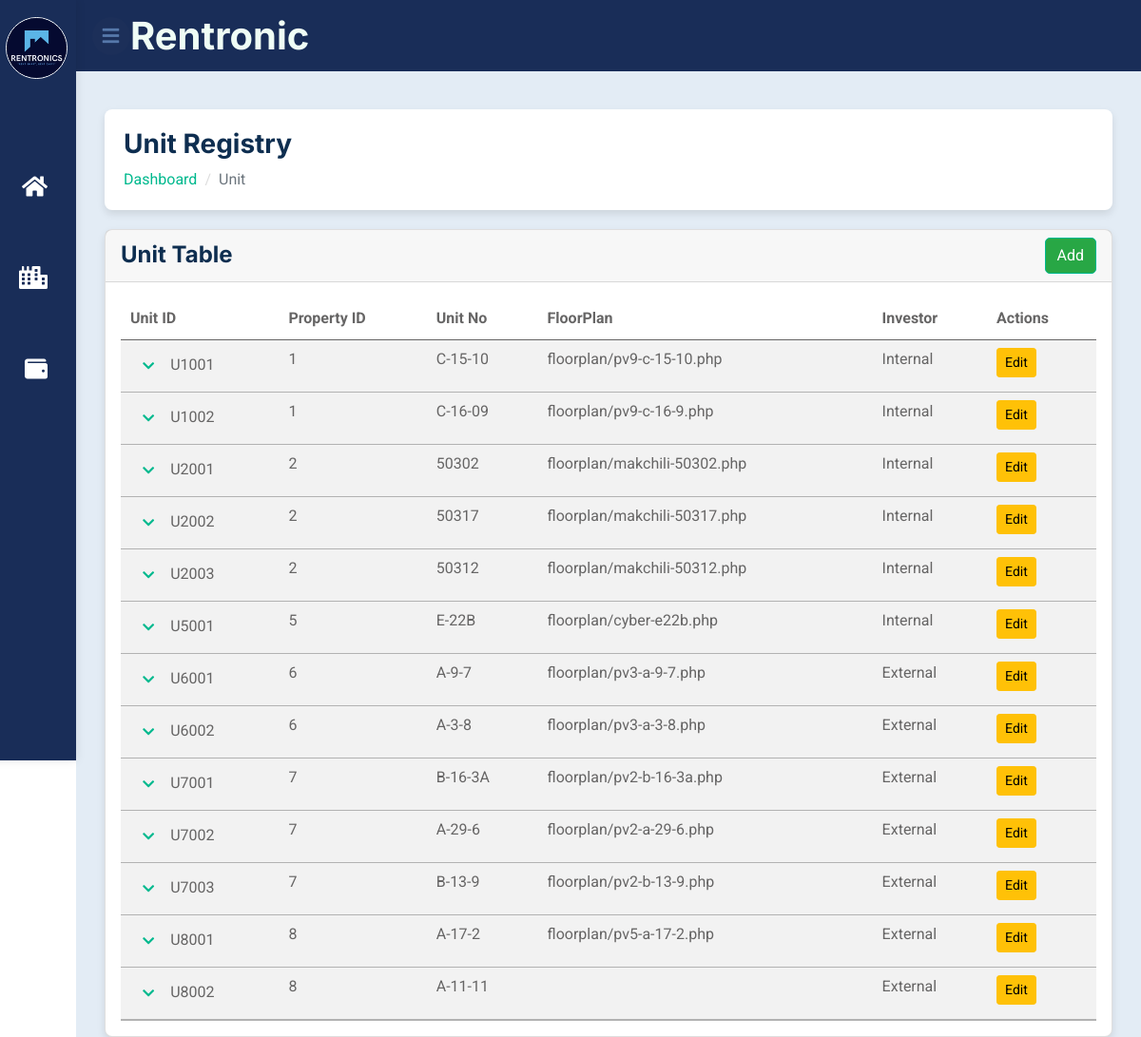
Page /module-property/unit/unittable.php (signed in) on the committed database.
### tables this page shows
CREATE TABLE `unit` (
  `UnitID` varchar(6) NOT NULL,
  `PropertyID` varchar(6) NOT NULL,
  `UnitNo` varchar(255) NOT NULL,
  `FloorPlan` varchar(255) DEFAULT NULL,
  `Investor` varchar(255) DEFAULT NULL,
  `UnitType` varchar(50) DEFAULT NULL,
  `OccupancyStatus` varchar(50) DEFAULT 'Available',
  `CreatedAt` datetime DEFAULT CURRENT_TIMESTAMP,
  `UpdatedAt` datetime DEFAULT CURRENT_TIMESTAMP ON UPDATE CURRENT_TIMESTAMP
);

### module-property/unit/unittable.php (the view, shortened to what this page needs)
<?php
require_once __DIR__ . '/../../module-auth/dbconnection.php';
?>
<!DOCTYPE html>
<html lang="en">
<head>
    <link href="https://cdnjs.cloudflare.com/ajax/libs/font-awesome/5.10.0/css/all.min.css" rel="stylesheet">
    <link href="https://cdn.jsdelivr.net/npm/bootstrap-icons@1.4.1/font/bootstrap-icons.css" rel="stylesheet">
    <link rel="stylesheet" href="/rentronics/assets/css/feathericon.min.css">
    <link href="https://cdn.datatables.net/1.11.5/css/jquery.dataTables.min.css" rel="stylesheet">
    <link href="https://cdn.datatables.net/responsive/2.2.9/css/responsive.dataTables.min.css" rel="stylesheet">
    <link href="../../css/bootstrap.min.css" rel="stylesheet">
    <link href="../../css/navbar.css" rel="stylesheet">
    <link href="../css/bed.css" rel="stylesheet">
</head>
<body>
    <div class="container-fluid bg-white p-0">
        <?php include('../../nav_sidebar.php'); ?>
        <div class="page-wrapper">
            <div class="content container-fluid">
                <div class="page-header">
                    <div class="row">
                        <div class="col">
                            <h3 class="page-title">Unit Registry</h3>
                            <ul class="breadcrumb">
                                <li class="breadcrumb-item"><a href="dashboard.php">Dashboard</a></li>
                                <li class="breadcrumb-item active">Unit</li>
                            </ul>
                        </div>
                    </div>
                </div>
                <div class="row">
                    <div class="col-md-12">
                        <div class="card">
                            <div class="card-header d-flex justify-content-between align-items-center">
                                <h4 class="card-title">Unit Table</h4>
                                <a href="unitadd.php" class="btn btn-primary">Add</a>
                            </div>
                            <div class="card-body">
                                <table id="unitTable" class="table table-striped table-responsive">
                                    <thead>
                                        <tr>
                                            <th>Unit ID</th>
                                            <th>Property ID</th>
                                            <th>Unit No</th>
                                            <th>FloorPlan</th>
                                            <th>Investor</th>
                                            <th>Actions</th>
                                        </tr>
                                    </thead>
                                    <tbody>
                                        <?php
                                        $result = $conn->query("SELECT * FROM unit");
                                        if ($result->num_rows > 0) {
                                            while ($row = $result->fetch_assoc()) {
                                                $unit_id = $row['UnitID'];
                                                $property_id = $row['PropertyID'];
                                                $unit_no = $row['UnitNo'];
                                                $floor_plan = $row['FloorPlan'];
                                                $investor = $row['Investor'];
                                                echo "
                                                <tr class='toggle' onclick='toggleDetails(\"details_$unit_id\")'>
                                                    <td>
                                                        <button class='btn btn-link' onclick='event.stopPropagation(); toggleDetails(\"details_$unit_id\");'>
                                                            <i class='fas fa-chevron-down'></i>
                                                        </button>
                                                        $unit_id
                                                    </td>
                                                    <td>$property_id</td>
                                                    <td>$unit_no</td>
                                                    <td>$floor_plan</td>
                                                    <td>$investor</td>
                                                    <td>
                                                        <a href='unitedit.php?UnitID=$unit_id' class='btn btn-warning btn-sm'>Edit</a>
                                                    </td>
                                                </tr>
                                                <tr id='details_$unit_id' class='hidden'>
                                                                <p class='value'>$property_id</p>
                                                                <p class='value'>$unit_no</p>
                                                                <p class='value'>$floor_plan</p>
                                                                <p class='value'>$investor</p>
                                                </tr>
                                                ";
                                            }
                                        } else {
                                            echo "<tr><td colspan='6'>No units found</td></tr>";
                                        }
                                        ?>
                                    </tbody>
                                </table>
                            </div>
                        </div>
                    </div>
                </div>
            </div>
        </div>
    </div>
</body>
</html>

### css/navbar.css (style rules this page uses)
:root { --font-primary: "Roboto", sans-serif; --font-secondary: "Merriweather", serif; --color-primary: #1c2f59; --color-secondary: #6c757d; --color-success: #28a745; --color-danger: #dc3545; --color-warning: #ffc107; --color-info: #17a2b8; --color-light: #f8f9fa; --color-dark: #343a40; --color-btn: #5678aa ; --confirm: #28a745; --cancel: #dc3545; }
a { text-decoration: none; }
li { list-style: none; }
.fas { font-size: 24px; display: inline-block; }
button { padding: 12px; background-color: var(--color-primary); color: #fff; border: none; border-radius: 4px; cursor: pointer; }

### module-property/css/bed.css (style rules this page uses)
:root { --font-primary: "Roboto", sans-serif; --font-secondary: "Merriweather", serif; --color-primary: #1c2f59; --color-secondary: #6c757d; --color-success: #28a745; --color-danger: #dc3545; --color-warning: #ffc107; --color-info: #17a2b8; --color-light: #f8f9fa; --color-dark: #343a40; --color-btn: #5678aa; --confirm: #28a745; --cancel: #dc3545; }
body { background-color: #e3ecf5; margin: 0 !important; padding: 0 !important; font-family: var(--font-primary); color: var(--color-dark); }
.page-header { background-color: #fff; padding: 20px; border-radius: 8px; margin-bottom: 20px; box-shadow: 0 4px 8px rgba(0, 0, 0, 0.1); }
.card-header { align-items: center; }
.card-title { margin-bottom: 0; }
.btn { transition: 0.5s; }
.btn.btn-primary { background-color: var(--confirm); color: #ffffff; }
a { text-decoration: none; }
li { list-style: none; }
body { font-family: var(--font-primary); }
.breadcrumb { margin-bottom: 0; }
.breadcrumb-item + .breadcrumb-item::before { color: #dddddd; }
.page-wrapper { background-color: #e3ecf5; margin-left: 80px; padding-top: 10px; position: relative; transition: all 0.4s ease; }
.page-wrapper > .content { padding: 1.875rem 1.875rem 0; }
.card { border-radius: 8px; box-shadow: 0 4px 8px rgba(0, 0, 0, 0.1); }
button { padding: 12px; background-color: var(--color-primary); color: #fff; border: none; border-radius: 4px; cursor: pointer; }
.btn i { font-size: 14px; }

### rows in the picture
unit: UnitID "U1001", PropertyID "1", UnitNo "C-15-10", FloorPlan "floorplan/pv9-c-15-10.php", Investor "Internal"
unit: UnitID "U1002", PropertyID "1", UnitNo "C-16-09", FloorPlan "floorplan/pv9-c-16-9.php", Investor "Internal"
unit: UnitID "U2001", PropertyID "2", UnitNo "50302", FloorPlan "floorplan/makchili-50302.php", Investor "Internal"
unit: UnitID "U2002", PropertyID "2", UnitNo "50317", FloorPlan "floorplan/makchili-50317.php", Investor "Internal"
unit: UnitID "U2003", PropertyID "2", UnitNo "50312", FloorPlan "floorplan/makchili-50312.php", Investor "Internal"
unit: UnitID "U5001", PropertyID "5", UnitNo "E-22B", FloorPlan "floorplan/cyber-e22b.php", Investor "Internal"
unit: UnitID "U6001", PropertyID "6", UnitNo "A-9-7", FloorPlan "floorplan/pv3-a-9-7.php", Investor "External"
unit: UnitID "U6002", PropertyID "6", UnitNo "A-3-8", FloorPlan "floorplan/pv3-a-3-8.php", Investor "External"
unit: UnitID "U7001", PropertyID "7", UnitNo "B-16-3A", FloorPlan "floorplan/pv2-b-16-3a.php", Investor "External"
unit: UnitID "U7002", PropertyID "7", UnitNo "A-29-6", FloorPlan "floorplan/pv2-a-29-6.php", Investor "External"
unit: UnitID "U7003", PropertyID "7", UnitNo "B-13-9", FloorPlan "floorplan/pv2-b-13-9.php", Investor "External"
unit: UnitID "U8001", PropertyID "8", UnitNo "A-17-2", FloorPlan "floorplan/pv5-a-17-2.php", Investor "External"
unit: UnitID "U8002", PropertyID "8", UnitNo "A-11-11", Investor "External"
